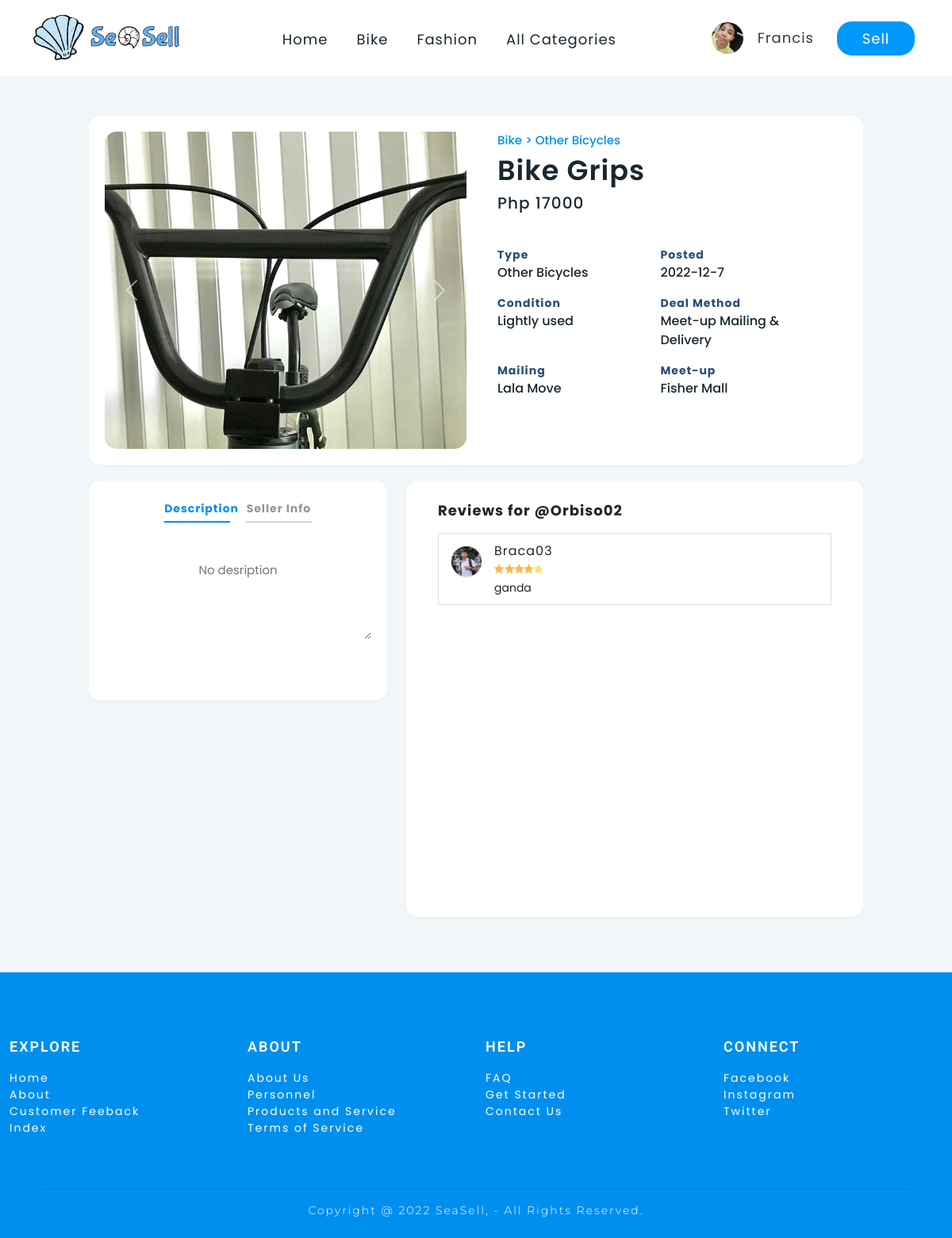
The app's page /FrontEnd/product.php?id=bike_id_6 (signed in) with its own data.
### tables this page shows
CREATE TABLE `user` (
  `USER_ID` int(11) NOT NULL,
  `USERNAME` varchar(200) NOT NULL,
  `PASSWORD` varchar(200) NOT NULL,
  `FIRSTNAME` varchar(200) NOT NULL,
  `LASTNAME` varchar(200) NOT NULL,
  `BIO` longtext NOT NULL,
  `REGION` varchar(200) NOT NULL,
  `CITY` varchar(200) NOT NULL,
  `EMAIL_ADDRESS` varchar(200) NOT NULL,
  `MOBILE_NUMBER` varchar(200) NOT NULL,
  `GENDER` varchar(200) NOT NULL,
  `BIRTHDAY` varchar(200) NOT NULL,
  `PROFILE_PIC` varchar(200) NOT NULL,
  `SESSION_KEY` varchar(200) NOT NULL,
  `RATING` varchar(200) NOT NULL,
  `JOINED_DATE` varchar(200) NOT NULL
);

CREATE TABLE `bike_product` (
  `PRODUCT_NO` int(11) NOT NULL,
  `PRODUCT_NAME` varchar(200) NOT NULL,
  `PRODUCT_PRICE` int(200) NOT NULL,
  `PRODUCT_CONDITION` varchar(200) NOT NULL,
  `PRODUCT_DESCRIPTION` longtext NOT NULL,
  `PRODUCT_TYPE` varchar(200) NOT NULL,
  `PRODUCT_QTY` varchar(200) NOT NULL,
  `PRODUCT_DEALMETHOD` varchar(200) NOT NULL,
  `MEET_UP` varchar(200) NOT NULL,
  `MAILING` varchar(200) NOT NULL,
  `PICTURE_ID` varchar(200) NOT NULL,
  `SELLER_ID` varchar(200) NOT NULL,
  `PROD_ID` varchar(200) NOT NULL,
  `STATUS` varchar(200) NOT NULL,
  `DATE` varchar(200) NOT NULL
);

CREATE TABLE `product_img` (
  `IMG_ID` int(11) NOT NULL,
  `IMG_INDEX` varchar(250) NOT NULL,
  `IMG_NAME` varchar(250) NOT NULL,
  `PICTURE_ID` varchar(250) NOT NULL,
  `PROD_ID` varchar(200) NOT NULL
);

CREATE TABLE `review` (
  `REVIEW_ID` int(11) NOT NULL,
  `RATE` varchar(200) NOT NULL,
  `MESSAGE` varchar(200) NOT NULL,
  `SELLER_ID` varchar(200) NOT NULL,
  `BUYER_ID` varchar(200) NOT NULL,
  `PROD_ID` varchar(200) NOT NULL,
  `STATUS` varchar(200) NOT NULL
);

### FrontEnd/product.php (the view, shortened to what the rows shown need)
<?php
    include"php/navbar.php";
?>
<!DOCTYPE html>
<html lang="en">
<head>
    <link rel="stylesheet" href="includes/css-bootstrap/bootstrap.min.css">
</head>
<body onload="changeprod()">
  <form action="<?php $_PHP_SELF?>" method="POST">
    <div class="container-fluid">
      <div class="row">
          <div class="col-xxl-8 col-xl-10" >
            <div class="container-box">
              <div class="row">
                <div class="col-xxl-6 col-xl-6 col-md-6">
                  <div class="container-image">
                    <div id="carouselExampleControls" class="carousel slide" data-bs-ride="carousel" data-bs-wrap="false" data-bs-interval="false" data-pause="hover">
                    <div class="carousel-inner">
                      <div class='carousel-item active'>
                          <img src='includes/images/client-product/<?=$img_name?>' class='image'>
                      </div>
                      <?php
                        include"includes/functions/action.php";
                      ?>
                    </div>
                  </div>
                  </div>
                </div>
                <div class="col-xxl-6 col-xl-6 col-md-6">
                  <div class="container-txt">
                    <div class="smtitle"><?=$cat?> > <?= $product_type?></div>
                    <div class="title"><?= $product_name?>
                      <p class="txt-price">Php <?=$product_prc?></p>
                      <div class="txt-con">Type
                        <p class="txt-con1"><?= $product_type?></p>
                      </div>
                      <div class="txt-con">Posted
                        <p class="txt-con1"><?=$DATE?></p>
                      </div>
                      <div class="txt-con">Condition
                        <p class="txt-con1"><?= $product_con?></p>
                      </div>
                      <div class="txt-con">Deal Method
                        <p class="txt-con1" id="deal"><?= $product_deal?></p>
                      </div>
                      <div class="txt-con" id="mail">Mailing<br>
                        <p class="txt-con1"><?= $product_mail?></p>
                      </div>
                      <div class="txt-con"  id="meet">Meet-up
                        <p class="txt-con1"><?= $product_meet?></p>
                      </div>
                    </div>
                  </div>
                </div>
              </div>
          </div>
        </div>
      </div>
      <div class="row">
        <div class="col-xxl-5 col-xl-6 col-md-7">
          <div class="container-review">
              <div class="title-review">Reviews for @<?=$seller_user?></div>
              <div class="container-review-box">
                <?php
                  display_review($prod_no,'1',$seller_user);
                ?>
              </div>
          </div>
        </div>
      </div>
              <?php
                  include"php/footer.php";
              ?>
    </div>
  </form>
</body>
</html>

### FrontEnd/php/navbar.php (shortened to what the rows shown need)
<?php
  include"includes/functions/fetch.php";
?>
<!DOCTYPE html>
<html lang="en">
<head>
</head>
<body>
    <form action="<?php $_PHP_SELF?>" method="POST">
      <div class="container-fluid">
        <div class="row s">
          <div class="col-xxl-10 col-lg-12">
            <nav class="navbar navbar-expand-lg">
              <div class="container-fluid">
                <div class="collapse navbar-collapse" id="navbarTogglerDemo02">
                  <ul class="navbar-nav">
                    <li class="nav-item rem" id = "1" style="display:none">
                      <img src="includes/images/Profile-pic/<?php echo $profile_pic?>"class="user-profile">
                    </li>
                    <li class="nav-item"  id = "2" style="display:none">
                      <input class="nav-link account" type="submit" value="<?php echo $firstname?>" name="user_enter">
                    </li>
                  </ul>
                </div>
              </div>
            </nav>
          </div>
        </div>
      </div>
    </form>
</body>
</html>

### FrontEnd/includes/functions/action.php (shortened to what the rows shown need)
<?php
    function display_review($a, $b, $c){
        include "connection.php";
        if($b == 1){
            $sql = "SELECT *
            FROM review
            JOIN user ON review.BUYER_ID=user.SESSION_KEY
            WHERE review.PROD_ID = '$a' ";
            $result = mysqli_query($conn,$sql);
            if ($result->num_rows > 0) {
                while($row = $result->fetch_assoc()) {
                    $rate = $row["RATE"];
                    $review= $row["MESSAGE"];
                    $profile= $row["PROFILE_PIC"];
                    $username = $row["USERNAME"];
                    $rate = $rate * 20;
                    echo " <div class='review-box'>
                    <img src='includes/images/Profile-pic/$profile' class='user-avatar'>
                    <div class='user-name'>$username<br>
                        <svg viewBox='0 0 1000 200' class='rating1'>
                        <defs>
                            <polygon id='star1' points='100,0 131,66 200,76 150,128 162,200 100,166 38,200 50,128 0,76 69,66 '/>
                            <clipPath id='stars1'>
                                <use xlink:href='#star1'/>
                                <use xlink:href='#star1' x='22%'/>
                                <use xlink:href='#star1' x='42%'/>
                                <use xlink:href='#star1' x='62%'/>
                                <use xlink:href='#star1' x='82%'/>
                            </clipPath>
                        </defs>
                        <rect class='rating__background1' clip-path='url(#stars1)'></rect>
                        <rect width='$rate%' class='rating__value1' clip-path='url(#stars1)'></rect>
                        </svg><br>
                    </div>
                    <div style='width: 55px; height:40px; float: left;'></div>
                    <div class='user-txt'>
                        $review
                    </div>
                </div>";
                }
            }
        }else if($b == 2){
            $sql = "SELECT review.RATE, review.MESSAGE, user.PROFILE_PIC, user.USERNAME, IF(fashion_product.PROD_ID = review.PROD_ID,fashion_product.PROD_ID,bike_product.PROD_ID ) AS PROD_ID,
            IF(fashion_product.PROD_ID = review.PROD_ID,fashion_product.PRODUCT_NAME,bike_product.PRODUCT_NAME ) AS PRODUCT_NAME ,IF(fashion_product.PROD_ID = review.PROD_ID,fashion_product.PRODUCT_PRICE,bike_product.PRODUCT_PRICE ) AS PRODUCT_PRICE,
            IF(fashion_product.PROD_ID = fashion_imgs.PROD_ID,fashion_imgs.IMG_NAME,product_img.IMG_NAME ) AS IMG_NAME
            FROM review
            LEFT JOIN user ON review.BUYER_ID=user.SESSION_KEY
            LEFT JOIN fashion_product ON (review.PROD_ID = fashion_product.PROD_ID)
            LEFT JOIN bike_product ON (review.PROD_ID = bike_product.PROD_ID)
            LEFT JOIN fashion_imgs ON (fashion_imgs.PROD_ID = fashion_product.PROD_ID)
            LEFT JOIN product_img ON (product_img.PROD_ID = bike_product.PROD_ID)
            WHERE review.SELLER_ID = '$a'";
            $result = mysqli_query($conn,$sql);
            if ($result->num_rows > 0) {
                while($row = $result->fetch_assoc()) {
                    $rate = $row["RATE"];
                    $review= $row["MESSAGE"];
                    $profile= $row["PROFILE_PIC"];
                    $username = $row["USERNAME"];
                    $prodid = $row["PROD_ID"];
                    $rate = $rate * 20;
                    $img = $row["IMG_NAME"];
                    $prodname= $row["PRODUCT_NAME"];
                    $price= $row["PRODUCT_PRICE"];
                    echo " <div class='review-box'>
                                <img src='includes/images/Profile-pic/$profile' class='user-avatar'>
                                <div class='user-name'>$username<br>
                                    <svg viewBox='0 0 1000 200' class='rating1'>
                                        <defs>
                                            <polygon id='star1' points='100,0 131,66 200,76 150,128 162,200 100,166 38,200 50,128 0,76 69,66 '/>
                                            <clipPath id='stars1'>
                                                <use xlink:href='#star1'/>
                                                <use xlink:href='#star1' x='22%'/>
                                                <use xlink:href='#star1' x='42%'/>
                                                <use xlink:href='#star1' x='62%'/>
                                                <use xlink:href='#star1' x='82%'/>
                                            </clipPath>
                                        </defs>
                                        <rect class='rating__background1' clip-path='url(#stars1)'></rect>
                                        <rect width='$rate%' class='rating__value1' clip-path='url(#stars1)'></rect>
                                    </svg><br>
                                </div>
                                <div style='width: 60px; height:50px; float: left;'></div>
                                <div class='user-txt-review'>$review</div>
                                <div class='product-review-box'>
                                    <img src='includes/images/client-product/$img' class='product-img-review'>
                                    <div class='p'><p>$prodname </p>
                                    <p>Php $price</p>
                                    </div>
                                </div>
                            </div>";
                }
            }else
            {
                echo" <div class='message' style='margin-top:80px'>
                <img src='includes/images/header-background/undraw_reviews_lp8w.svg' class='img_message'>
                <p class='message_txt'>@$c has no reviews yet.</p>
                <p class='message_txt1'>Reviews are given when a buyer or seller completes a deal. Chat with @$c to find out more!</p>
            </div>";
            }
        }
    }
?>

### records on screen
user: PROFILE_PIC (picture), user_enter "Francis"
bike_product: product_img.IMG_NAME (picture), PRODUCT_TYPE "Other Bicycles", PRODUCT_NAME "Bike Grips", PRODUCT_PRICE "17000", DATE "2022-12-7", PRODUCT_CONDITION "Lightly used", PRODUCT_DEALMETHOD "Meet-up Mailing & Delivery", MAILING "Lala Move", MEET_UP "Fisher Mall", user.USERNAME "Orbiso02"
review: user.PROFILE_PIC (picture), user.USERNAME "Braca03", MESSAGE "ganda"

### other values on screen
$cat "Bike"
